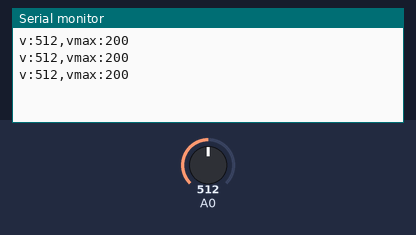
The sketch below on a simulated Arduino Uno, built with avr-gcc and run on an emulated ATmega328P. Parts: the last lines printed to the serial monitor. Inputs (shaded band) come from the test bench; at power-on: A0 = 512.

Above: at 1.3 s.
1.4 s: A0 set to 716
At 1.9 s:
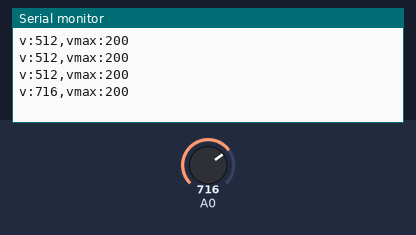
2.9 s: A0 set to 900
At 3.4 s:
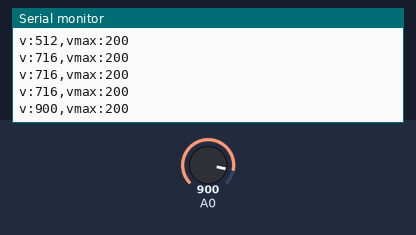
Timing chart, 0 to 5.9 s (numbered marks = the images above; inputs shaded):
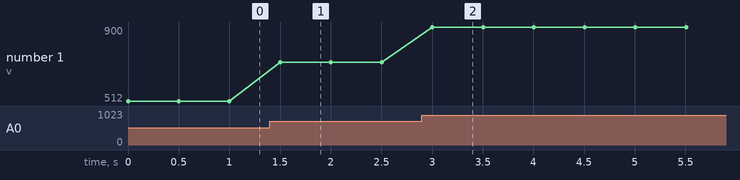

Measured:
- after the input at 1.4 s, the serial monitor: prints a new line after 0.10 s (image 1)
- after the input at 2.9 s, the serial monitor: prints a new line after 0.10 s (image 2)
- plotted number 1: 512 → 716 after the input at 1.4 s, 716 → 900 after the input at 2.9 s

The sketch:

serialplotter.ino
```cpp
void setup() {
  Serial.begin(9600);


}

void loop() {
  int v = analogRead(A0);
  int vmax = 200;
  Serial.print("v:");
  Serial.print(v);
  Serial.print(",vmax:");
  Serial.print(vmax);
  Serial.print("\n");
  delay(500);
}
```
